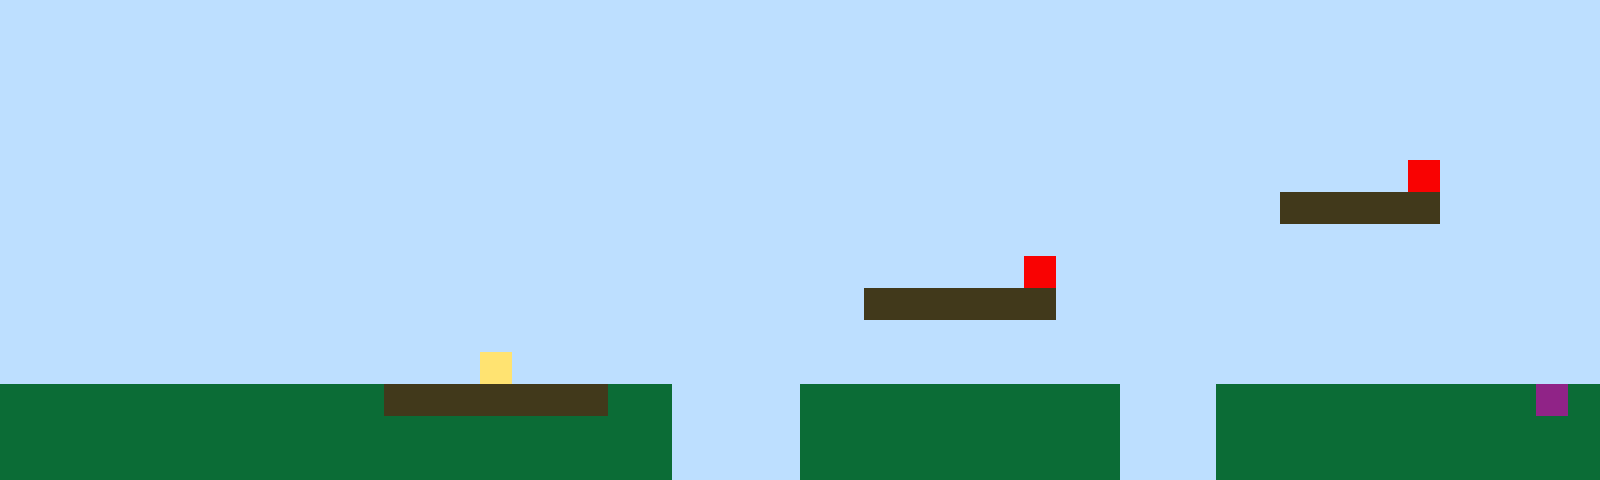

The image is a tile-based game level rendered from a .tmx file. Its description and complete source (layers, tilesets, objects, tile grids) follow:
An orthogonal 50x15 tile map with 32x32 px tiles, 1 tile layer (Tile Layer 1).

<map version="1.10" tiledversion="1.11.2" orientation="orthogonal" renderorder="right-up" width="50" height="15" tilewidth="32" tileheight="32" infinite="0" nextlayerid="2" nextobjectid="1"><editorsettings><export target="map1.csv" format="csv" /></editorsettings><tileset firstgid="1" name="sprites" tilewidth="32" tileheight="32" tilecount="6" columns="3"><image source="sprites.png" width="96" height="64" /></tileset><layer id="1" name="Tile Layer 1" width="50" height="15"><data encoding="csv">1,1,1,1,1,1,1,1,1,1,1,1,1,1,1,1,1,1,1,1,1,1,1,1,1,1,1,1,1,1,1,1,1,1,1,1,1,1,1,1,1,1,1,1,1,1,1,1,1,1,1,1,1,1,1,1,1,1,1,1,1,1,1,1,1,1,1,1,1,1,1,1,1,1,1,1,1,1,1,1,1,1,1,1,1,1,1,1,1,1,1,1,1,1,1,1,1,1,1,1,1,1,1,1,1,1,1,1,1,1,1,1,1,1,1,1,1,1,1,1,1,1,1,1,1,1,1,1,1,1,1,1,1,1,1,1,1,1,1,1,1,1,1,1,1,1,1,1,1,1,1,1,1,1,1,1,1,1,1,1,1,1,1,1,1,1,1,1,1,1,1,1,1,1,1,1,1,1,1,1,1,1,1,1,1,1,1,1,1,1,1,1,1,1,1,1,1,1,1,1,1,1,1,1,1,1,1,1,1,1,1,1,1,1,1,1,1,1,1,1,1,1,1,1,1,1,1,1,1,1,1,1,1,1,1,1,1,1,1,1,1,1,1,1,1,1,1,1,1,1,1,1,1,1,1,1,1,1,1,1,1,1,1,1,1,1,1,1,1,1,1,1,1,1,1,1,1,1,1,1,1,1,1,1,1,1,1,1,1,1,1,1,1,1,5,1,1,1,1,1,1,1,1,1,1,1,1,1,1,1,1,1,1,1,1,1,1,1,1,1,1,1,1,1,1,1,1,1,1,1,1,1,1,1,1,1,1,1,1,1,3,3,3,3,3,1,1,1,1,1,1,1,1,1,1,1,1,1,1,1,1,1,1,1,1,1,1,1,1,1,1,1,1,1,1,1,1,1,1,1,1,1,1,1,1,1,1,1,1,1,1,1,1,1,1,1,1,1,1,1,1,1,1,1,1,1,1,1,1,1,1,1,1,1,1,1,1,1,1,1,1,1,1,1,1,1,1,1,1,1,1,1,5,1,1,1,1,1,1,1,1,1,1,1,1,1,1,1,1,1,1,1,1,1,1,1,1,1,1,1,1,1,1,1,1,1,1,1,1,1,1,1,1,1,1,1,1,3,3,3,3,3,3,1,1,1,1,1,1,1,1,1,1,1,1,1,1,1,1,1,1,1,1,1,1,1,1,1,1,1,1,1,1,1,1,1,1,1,1,1,1,1,1,1,1,1,1,1,1,1,1,1,1,1,1,1,1,1,1,1,1,1,1,1,1,1,1,1,1,1,1,1,1,1,1,1,1,1,1,1,1,1,1,1,1,4,1,1,1,1,1,1,1,1,1,1,1,1,1,1,1,1,1,1,1,1,1,1,1,1,1,1,1,1,1,1,1,1,1,1,2,2,2,2,2,2,2,2,2,2,2,2,3,3,3,3,3,3,3,2,2,1,1,1,1,2,2,2,2,2,2,2,2,2,2,1,1,1,2,2,2,2,2,2,2,2,2,2,6,2,2,2,2,2,2,2,2,2,2,2,2,2,2,2,2,2,2,2,2,2,2,1,1,1,1,2,2,2,2,2,2,2,2,2,2,1,1,1,2,2,2,2,2,2,2,2,2,2,2,2,2,2,2,2,2,2,2,2,2,2,2,2,2,2,2,2,2,2,2,2,2,1,1,1,1,2,2,2,2,2,2,2,2,2,2,1,1,1,2,2,2,2,2,2,2,2,2,2,2,2</data></layer></map>
